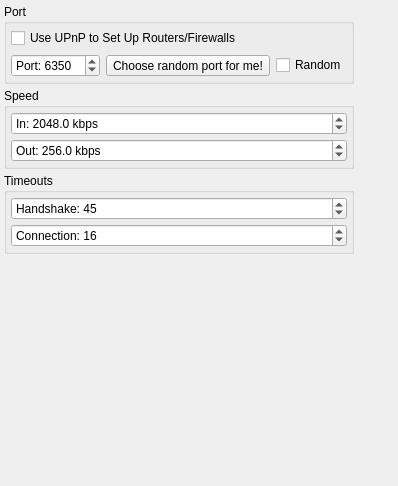
             <widget class="QWidget" name="pageConnection">
              <layout class="QGridLayout" name="gridLayout_16">
               <property name="margin">
                <number>4</number>
               </property>
               <property name="spacing">
                <number>4</number>
               </property>
               <item row="1" column="0">
                <widget class="QGroupBox" name="groupBoxConnectionSpeed">
                 <property name="title">
                  <string>Speed</string>
                 </property>
                 <layout class="QGridLayout" name="gridLayout_15">
                  <property name="margin">
                   <number>4</number>
                  </property>
                  <property name="spacing">
                   <number>4</number>
                  </property>
                  <item row="1" column="0" colspan="2">
                   <widget class="QDoubleSpinBox" name="doubleSpinBoxInSpeed">
                    <property name="prefix">
                     <string>In: </string>
                    </property>
                    <property name="suffix">
                     <string> kbps</string>
                    </property>
                    <property name="decimals">
                     <number>1</number>
                    </property>
                    <property name="minimum">
                     <double>28.800000000000001</double>
                    </property>
                    <property name="maximum">
                     <double>155000.000000000000000</double>
                    </property>
                    <property name="value">
                     <double>2048.000000000000000</double>
                    </property>
                   </widget>
                  </item>
                  <item row="2" column="0" colspan="2">
                   <widget class="QDoubleSpinBox" name="doubleSpinBoxOutSpeed">
                    <property name="prefix">
                     <string>Out: </string>
                    </property>
                    <property name="suffix">
                     <string> kbps</string>
                    </property>
                    <property name="decimals">
                     <number>1</number>
                    </property>
                    <property name="minimum">
                     <double>28.800000000000001</double>
                    </property>
                    <property name="maximum">
                     <double>155000.000000000000000</double>
                    </property>
                    <property name="value">
                     <double>256.000000000000000</double>
                    </property>
                   </widget>
                  </item>
                 </layout>
                </widget>
               </item>
               <item row="3" column="0">
                <widget class="QGroupBox" name="groupBoxConnectionTimeouts">
                 <property name="title">
                  <string>Timeouts</string>
                 </property>
                 <layout class="QVBoxLayout" name="verticalLayout_27">
                  <property name="spacing">
                   <number>4</number>
                  </property>
                  <property name="margin">
                   <number>4</number>
                  </property>
                  <item>
                   <widget class="QSpinBox" name="spinBoxHandshakeTimeout">
                    <property name="prefix">
                     <string>Handshake: </string>
                    </property>
                    <property name="minimum">
                     <number>1</number>
                    </property>
                    <property name="maximum">
                     <number>480</number>
                    </property>
                    <property name="value">
                     <number>45</number>
                    </property>
                   </widget>
                  </item>
                  <item>
                   <widget class="QSpinBox" name="spinBoxConnectionTimeout">
                    <property name="prefix">
                     <string>Connection: </string>
                    </property>
                    <property name="minimum">
                     <number>1</number>
                    </property>
                    <property name="maximum">
                     <number>480</number>
                    </property>
                    <property name="value">
                     <number>16</number>
                    </property>
                   </widget>
                  </item>
                 </layout>
                </widget>
               </item>
               <item row="4" column="0">
                <spacer name="verticalSpacer_15">
                 <property name="orientation">
                  <enum>Qt::Vertical</enum>
                 </property>
                 <property name="sizeHint" stdset="0">
                  <size>
                   <width>213</width>
                   <height>228</height>
                  </size>
                 </property>
                </spacer>
               </item>
               <item row="1" column="1">
                <spacer name="horizontalSpacer_6">
                 <property name="orientation">
                  <enum>Qt::Horizontal</enum>
                 </property>
                 <property name="sizeHint" stdset="0">
                  <size>
                   <width>40</width>
                   <height>20</height>
                  </size>
                 </property>
                </spacer>
               </item>
               <item row="0" column="0">
                <widget class="QGroupBox" name="groupBoxConnectionPort">
                 <property name="title">
                  <string>Port</string>
                 </property>
                 <layout class="QGridLayout" name="gridLayout_29">
                  <property name="margin">
                   <number>4</number>
                  </property>
                  <item row="1" column="1">
                   <widget class="QSpinBox" name="spinBoxNetworkPort">
                    <property name="sizePolicy">
                     <sizepolicy hsizetype="MinimumExpanding" vsizetype="Fixed">
                      <horstretch>0</horstretch>
                      <verstretch>0</verstretch>
                     </sizepolicy>
                    </property>
                    <property name="prefix">
                     <string>Port: </string>
                    </property>
                    <property name="minimum">
                     <number>1024</number>
                    </property>
                    <property name="maximum">
                     <number>65535</number>
                    </property>
                    <property name="value">
                     <number>6350</number>
                    </property>
                   </widget>
                  </item>
                  <item row="1" column="3">
                   <widget class="QCheckBox" name="checkBoxRandomPort">
                    <property name="text">
                     <string>Random</string>
                    </property>
                   </widget>
                  </item>
                  <item row="0" column="1" colspan="3">
                   <widget class="QCheckBox" name="checkBoxEnableUPnP">
                    <property name="text">
                     <string>Use UPnP to Set Up Routers/Firewalls</string>
                    </property>
                   </widget>
                  </item>
                  <item row="1" column="2">
                   <widget class="QToolButton" name="toolButton">
                    <property name="text">
                     <string>Choose random port for me!</string>
                    </property>
                   </widget>
                  </item>
                 </layout>
                </widget>
               </item>
              </layout>
             </widget>
